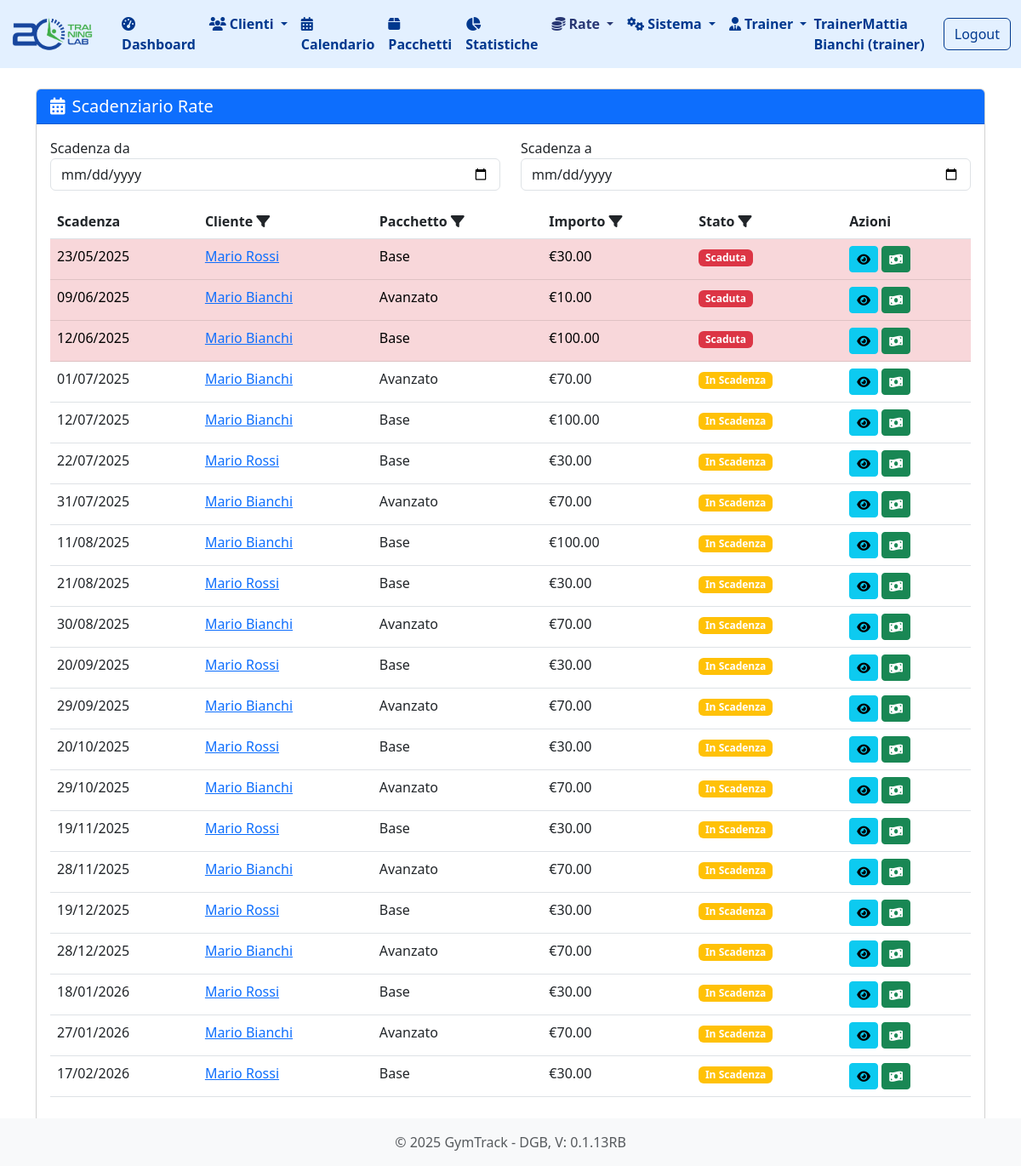
The app's page /scadenziario (signed in) with its own data.
### tables this page shows
CREATE TABLE utenti (
                id INTEGER PRIMARY KEY AUTOINCREMENT,
                nome TEXT NOT NULL,
                cognome TEXT NOT NULL,
                email TEXT UNIQUE NOT NULL,
                password TEXT NOT NULL,
                ruolo TEXT NOT NULL DEFAULT 'staff',
                attivo BOOLEAN NOT NULL DEFAULT 1,
                data_creazione TIMESTAMP DEFAULT CURRENT_TIMESTAMP
            );

CREATE TABLE "rate" (
                    id INTEGER PRIMARY KEY AUTOINCREMENT,
                    abbonamento_id INTEGER NOT NULL,
                    importo DECIMAL(10,2) NOT NULL,
                    data_scadenza DATE NOT NULL,
                    data_pagamento DATE,
                    pagato BOOLEAN DEFAULT 0,
                    numero_rata INTEGER NOT NULL DEFAULT 1, sede_id INTEGER DEFAULT 1, metodo_pagamento TEXT,
                    FOREIGN KEY (abbonamento_id) REFERENCES abbonamenti (id)
                );

CREATE TABLE "pacchetti" (
    id INTEGER PRIMARY KEY AUTOINCREMENT,
    nome TEXT NOT NULL,
    descrizione TEXT,
    prezzo REAL NOT NULL,
    numero_lezioni INTEGER NOT NULL,
    durata_giorni INTEGER, -- ora può essere NULL
    attivo BOOLEAN NOT NULL DEFAULT 1,
    pagamento_unico BOOLEAN NOT NULL DEFAULT 0
, sede_id INTEGER DEFAULT 1, data_scadenza DATE DEFAULT NULL);

### routes/rate.py (the view, shortened to what this page needs)
@rate_bp.route('/scadenziario')
@login_required
def scadenziario():
    user_role = session.get('user_role')
    user_email = session.get('user_email')
    sede_ids = []
    if user_role == 'sede':
        sede = db.get_sede_by_email(user_email)
        if sede:
            sede_ids.append(sede['id'])
    elif user_role == 'trainer':
        sede = db.get_sede_by_trainer_email(user_email)
        if sede:
            sede_ids.append(sede['id'])
    elif user_role == 'societa':
        societa = db.get_societa_by_email(user_email)
        if societa:
            sedi = db.get_sedi_by_societa(societa['id'])
            sede_ids.extend([sede['id'] for sede in sedi])
    elif user_role == 'area manager':
        societa = db.get_societa_by_area_manager_email(user_email)
        for company in societa:
            sedi = db.get_sedi_by_societa(company['id'])
            sede_ids.extend([sede['id'] for sede in sedi])
    sede_ids = [sede_id for sede_id in sede_ids if sede_id is not None]
    rate = db.get_rate_scadenza(sede_ids)
    oggi = date.today()
    return render_template('scadenziario.html', rate=rate, oggi=oggi)

### app.py (called while the page is built)
@app.before_request
def setup():
    db.init_db()
    db.create_user_tables()
    g.hierarchy = db.build_hierarchy(session.get('user_role'), session.get('user_email'))

@app.template_filter('to_date')
def to_date_filter(date_str):
    if not date_str:
        return None
    return datetime.strptime(date_str, '%Y-%m-%d').date()

@app.template_filter('format_date')
def format_date_filter(date):
    if isinstance(date, str):
        try:
            date = datetime.strptime(date, '%Y-%m-%d')
        except ValueError:
            return date  # Ritorna la stringa originale se non può essere convertita
    try:
        return date.strftime('%d/%m/%Y')
    except AttributeError:
        return date  # Ritorna il valore originale se non può essere formattato

### database.py (called while the page is built, shortened)
def get_db_connection():
    conn = sqlite3.connect(DATABASE_PATH)
    conn.row_factory = sqlite3.Row
    return conn

def init_db():
    if os.path.exists(DATABASE_PATH):
        return

def get_rate_scadenza(sede_ids):
    conn = get_db_connection()
    if not sede_ids:
        return []
    placeholders = ','.join('?' for _ in sede_ids)
    query = f'''
        SELECT
            r.*,
            c.nome || ' ' || c.cognome as nome_cliente,
            c.id as cliente_id,
            p.nome as tipo_pacchetto,
            a.id as abbonamento_id
        FROM rate r
        JOIN abbonamenti a ON r.abbonamento_id = a.id
        JOIN clienti c ON a.cliente_id = c.id
        JOIN pacchetti p ON a.pacchetto_id = p.id
        WHERE r.pagato = 0 AND c.sede_id IN ({placeholders})
        ORDER BY r.data_scadenza ASC
    '''
    rate = conn.execute(query, sede_ids).fetchall()
    conn.close()
    return rate

def get_user_by_email(email):
    conn = get_db_connection()
    try:
        query = 'SELECT * FROM utenti WHERE email = ?'
        user = conn.execute(query, (email,)).fetchone()
        return dict(user) if user else None
    finally:
        conn.close()

def get_sede_by_trainer_email(email):
    conn = get_db_connection()
    trainer = conn.execute('SELECT * FROM trainer WHERE email = ?', (email,)).fetchone()
    if trainer:
        sede = conn.execute('SELECT * FROM sede WHERE id = ?', (trainer['sede_id'],)).fetchone()
    else:
        sede = None
    conn.close()
    return sede

### templates/scadenziario.html (shortened to what this page needs)
{% extends 'base.html' %}
{% block content %}
<div class="card">
    <div class="card-header bg-primary text-white">
        <h5 class="card-title mb-0">
            <i class="fas fa-calendar-alt me-2"></i>Scadenziario Rate
        </h5>
    </div>
    <div class="card-body">
        <div class="row mb-3">
            <div class="col-md-6">
                <label for="filter-date-from" class="form-label mb-0">Scadenza da</label>
                <input type="date" id="filter-date-from" class="form-control" autocomplete="off">
            </div>
            <div class="col-md-6">
                <label for="filter-date-to" class="form-label mb-0">Scadenza a</label>
                <input type="date" id="filter-date-to" class="form-control" autocomplete="off">
            </div>
        </div>
        {% if rate %}
            <div class="table-responsive">
                <table class="table table-hover">
                    <thead>
                        <tr>
                            <th>Scadenza</th>
                            <th>
                                Cliente
                                <span class="filter-icon" data-col="1" style="cursor:pointer;">
                                    <i class="fas fa-filter"></i>
                                </span>
                            </th>
                            <th>
                                Pacchetto
                                <span class="filter-icon" data-col="2" style="cursor:pointer;">
                                    <i class="fas fa-filter"></i>
                                </span>
                            </th>
                            <th>
                                Importo
                                <span class="filter-icon" data-col="3" style="cursor:pointer;">
                                    <i class="fas fa-filter"></i>
                                </span>
                            </th>
                            <th>
                                Stato
                                <span class="filter-icon" data-col="4" style="cursor:pointer;">
                                    <i class="fas fa-filter"></i>
                                </span>
                            </th>
                            <th>Azioni</th>
                        </tr>
                    </thead>
                    <tbody>
                        {% for rata in rate %}
                            <tr class="{{ 'table-danger' if rata.data_scadenza|to_date < oggi }}">
                                <td>{{ rata.data_scadenza|format_date }}</td>
                                <td>
                                    <a href="{{ url_for('clienti.dettaglio_cliente', cliente_id=rata.cliente_id) }}">
                                        {{ rata.nome_cliente }}
                                    </a>
                                </td>
                                <td>{{ rata.tipo_pacchetto }}</td>
                                <td>€{{ "%.2f"|format(rata.importo) }}</td>
                                <td>
                                    {% if rata.data_scadenza|to_date < oggi %}
                                        <span class="badge bg-danger">Scaduta</span>
                                    {% else %}
                                        <span class="badge bg-warning">In Scadenza</span>
                                    {% endif %}
                                </td>
                                <td>
                                    <a href="{{ url_for('abbonamenti.dettaglio_abbonamento', abbonamento_id=rata.abbonamento_id) }}"
                                       class="btn btn-sm btn-info" title="Dettagli">
                                        <i class="fas fa-eye"></i>
                                    </a>
                                    <a href="{{ url_for('rate.paga_rata', rata_id=rata.id) }}"
                                       class="btn btn-sm btn-success" title="Registra Pagamento">
                                        <i class="fas fa-money-bill-wave"></i>
                                    </a>
                                </td>
                            </tr>
                        {% endfor %}
                    </tbody>
                </table>
            </div>
        {% else %}
            <div class="alert alert-info">
                <i class="fas fa-info-circle me-2"></i>Non ci sono rate da pagare.
            </div>
        {% endif %}
    </div>
</div>
{% endblock %}

### templates/base.html (shortened to what this page needs)
<!DOCTYPE html>
<html lang="it">
<head>
    <link rel="stylesheet" href="https://cdnjs.cloudflare.com/ajax/libs/bootstrap/5.3.0/css/bootstrap.min.css">
    <link rel="stylesheet" href="https://cdnjs.cloudflare.com/ajax/libs/font-awesome/6.4.0/css/all.min.css">
    <link href="https://cdn.jsdelivr.net/npm/fullcalendar@5.11.3/main.min.css" rel="stylesheet">
</head>
<body>
    <nav class="navbar navbar-expand-lg navbar-light" style="background-color: #e3f0ff;">
        <div class="container-fluid">
            <a class="navbar-brand" href="{{ url_for('index') }}">
                <img src="{{ url_for('static', filename='images/logo.png') }}" alt="GymTrack" style="height:42px; width:auto; margin-right:8px; vertical-align:middle;">
            </a>
            <div class="collapse navbar-collapse" id="navbarNav">
                <ul class="navbar-nav">
                    <li class="nav-item">
                        <a class="nav-link text-primary fw-bold {% if request.path == url_for('index') %}active{% endif %}" href="{{ url_for('index') }}">
                            <i class="fas fa-tachometer-alt me-1"></i>Dashboard
                        </a>
                    </li>
                    <li class="nav-item dropdown">
                        <a class="nav-link text-primary fw-bold dropdown-toggle {% if '/clienti' in request.path %}active{% endif %}" href="#" role="button" data-bs-toggle="dropdown">
                            <i class="fas fa-users me-1"></i>Clienti
                        </a>
                    </li>
                    <li class="nav-item">
                        <a class="nav-link text-primary fw-bold {% if request.path == url_for('appuntamenti.trainer_calendar') %}active{% endif %}" href="{{ url_for('appuntamenti.trainer_calendar') }}">
                            <i class="fas fa-calendar-alt me-1"></i>Calendario
                        </a>
                    </li>
                    <li class="nav-item">
                        <a class="nav-link text-primary fw-bold {% if '/pacchetti' in request.path %}active{% endif %}" href="{{ url_for('pacchetti.lista_pacchetti') }}">
                            <i class="fas fa-box me-1"></i>Pacchetti
                        </a>
                    </li>
                    <li class="nav-item">
                        <a class="nav-link text-primary fw-bold {% if '/statistiche' in request.path %}active{% endif %}" href="{{ url_for('stats.statistiche') }}">
                            <i class="fas fa-chart-pie me-1"></i>Statistiche
                        </a>
                    </li>
                    <li class="nav-item dropdown">
                        <a class="nav-link text-primary fw-bold dropdown-toggle {% if request.path == url_for('rate.calendario') or request.path == url_for('rate.scadenziario') %}active{% endif %}"
                           href="#"
                           role="button"
                           data-bs-toggle="dropdown">
                            <i class="fas fa-coins me-1"></i>Rate
                        </a>
                    </li>
                    <li class="nav-item dropdown">
                        <a class="nav-link text-primary fw-bold dropdown-toggle {% if request.path == url_for('gerarchie.hierarchy') or request.path == url_for('gerarchie.all_utenti') %}active{% endif %}"
                           href="#"
                           role="button"
                           data-bs-toggle="dropdown">
                            <i class="fas fa-cogs me-1"></i>Sistema
                        </a>
                    </li>
                    <li class="nav-item dropdown">
                        <a class="nav-link text-primary fw-bold dropdown-toggle {% if '/trainer' in request.path %}active{% endif %}" href="#" role="button" data-bs-toggle="dropdown">
                            <i class="fas fa-user-tie me-1"></i>Trainer
                        </a>
                    </li>
                </ul>
                <div class="ms-auto d-flex align-items-center">
                    {% if session.user_name %}
                        <span class="navbar-text text-primary fw-bold me-3">
                            {{ session.user_name }} ({{ session.user_role }})
                        </span>
                        <a href="{{ url_for('auth.logout') }}" class="btn btn-outline-primary">Logout</a>
                    {% endif %}
                </div>
            </div>
        </div>
    </nav>
    <div class="container mt-4 mb-5">
        {% block content %}{% endblock %}
    </div>
    <footer class="footer mt-auto py-3 bg-light fixed-bottom">
        <div class="container text-center">
            <span class="text-muted">© 2025 GymTrack - DGB, V: 0.1.13RB</span>
        </div>
    </footer>
</body>
</html>

### templates/base.html (style rules this page uses)
.navbar .nav-link, .navbar .dropdown-item, .navbar .navbar-brand, .navbar .navbar-text, .navbar .btn-outline-primary { color: #00388E !important; border-color: #00388E !important; }
.navbar .nav-link.active, .navbar .dropdown-item.active { color: rgb(40, 55, 115) !important; }

### records on screen
utenti: user_role "trainer"
rate: data_scadenza "23/05/2025", nome_cliente "Mario Rossi", tipo_pacchetto "Base", importo "30.00", shows "Scaduta"
rate: data_scadenza "09/06/2025", nome_cliente "Mario Bianchi", tipo_pacchetto "Avanzato", importo "10.00", shows "Scaduta"
rate: data_scadenza "12/06/2025", nome_cliente "Mario Bianchi", tipo_pacchetto "Base", importo "100.00", shows "Scaduta"
rate: data_scadenza "01/07/2025", nome_cliente "Mario Bianchi", tipo_pacchetto "Avanzato", importo "70.00", shows "In Scadenza"
rate: data_scadenza "12/07/2025", nome_cliente "Mario Bianchi", tipo_pacchetto "Base", importo "100.00", shows "In Scadenza"
rate: data_scadenza "22/07/2025", nome_cliente "Mario Rossi", tipo_pacchetto "Base", importo "30.00", shows "In Scadenza"
rate: data_scadenza "31/07/2025", nome_cliente "Mario Bianchi", tipo_pacchetto "Avanzato", importo "70.00", shows "In Scadenza"
rate: data_scadenza "11/08/2025", nome_cliente "Mario Bianchi", tipo_pacchetto "Base", importo "100.00", shows "In Scadenza"
rate: data_scadenza "21/08/2025", nome_cliente "Mario Rossi", tipo_pacchetto "Base", importo "30.00", shows "In Scadenza"
rate: data_scadenza "30/08/2025", nome_cliente "Mario Bianchi", tipo_pacchetto "Avanzato", importo "70.00", shows "In Scadenza"
rate: data_scadenza "20/09/2025", nome_cliente "Mario Rossi", tipo_pacchetto "Base", importo "30.00", shows "In Scadenza"
rate: data_scadenza "29/09/2025", nome_cliente "Mario Bianchi", tipo_pacchetto "Avanzato", importo "70.00", shows "In Scadenza"
rate: data_scadenza "20/10/2025", nome_cliente "Mario Rossi", tipo_pacchetto "Base", importo "30.00", shows "In Scadenza"
rate: data_scadenza "29/10/2025", nome_cliente "Mario Bianchi", tipo_pacchetto "Avanzato", importo "70.00", shows "In Scadenza"
rate: data_scadenza "19/11/2025", nome_cliente "Mario Rossi", tipo_pacchetto "Base", importo "30.00", shows "In Scadenza"
rate: data_scadenza "28/11/2025", nome_cliente "Mario Bianchi", tipo_pacchetto "Avanzato", importo "70.00", shows "In Scadenza"
rate: data_scadenza "19/12/2025", nome_cliente "Mario Rossi", tipo_pacchetto "Base", importo "30.00", shows "In Scadenza"
rate: data_scadenza "28/12/2025", nome_cliente "Mario Bianchi", tipo_pacchetto "Avanzato", importo "70.00", shows "In Scadenza"
rate: data_scadenza "18/01/2026", nome_cliente "Mario Rossi", tipo_pacchetto "Base", importo "30.00", shows "In Scadenza"
rate: data_scadenza "27/01/2026", nome_cliente "Mario Bianchi", tipo_pacchetto "Avanzato", importo "70.00", shows "In Scadenza"
rate: data_scadenza "17/02/2026", nome_cliente "Mario Rossi", tipo_pacchetto "Base", importo "30.00", shows "In Scadenza"

### other values on screen
{{ session.user_name }} "TrainerMattia Bianchi"
